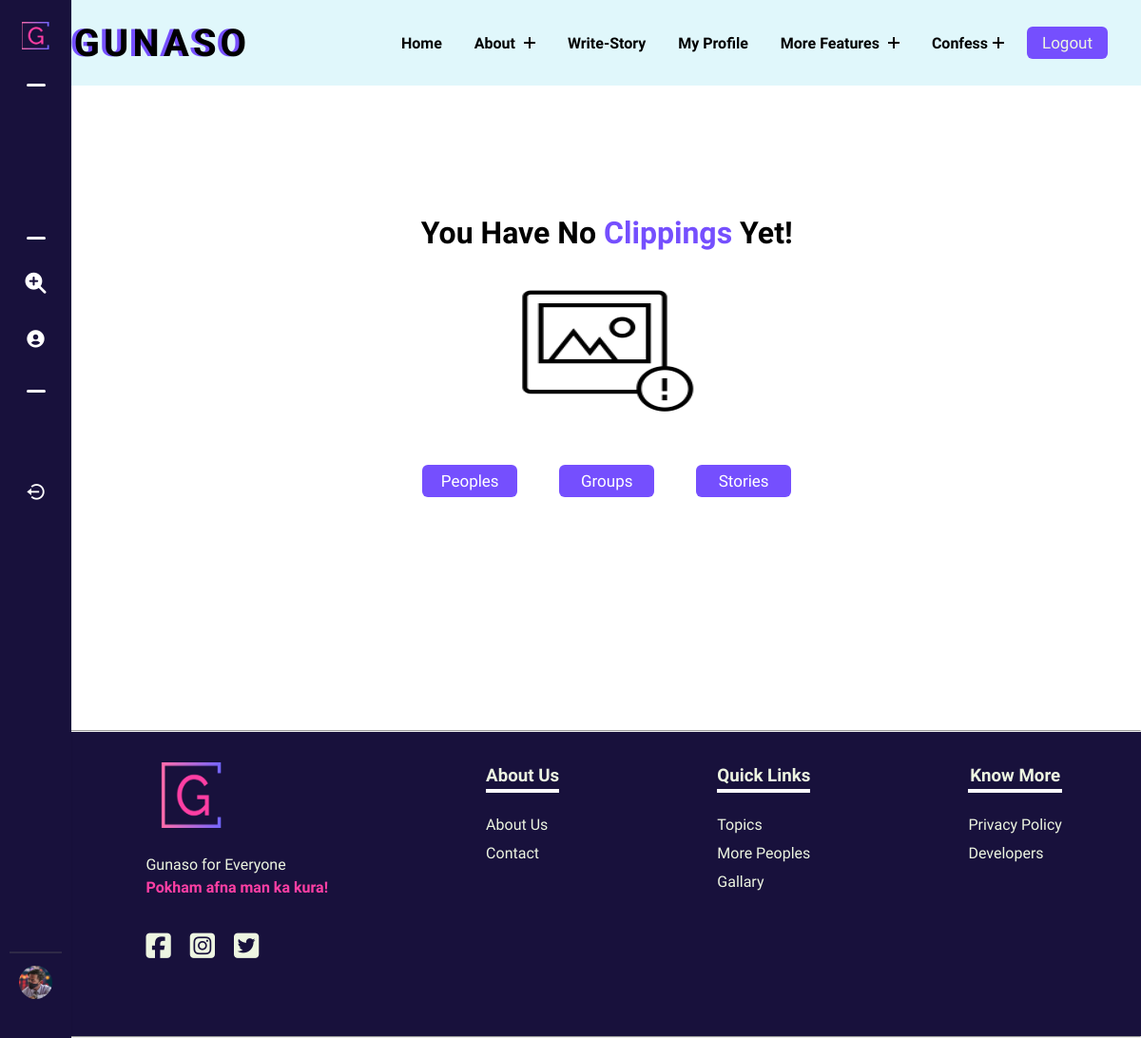
/myclippings/ (signed in), run on an earlier commit of the app's database.
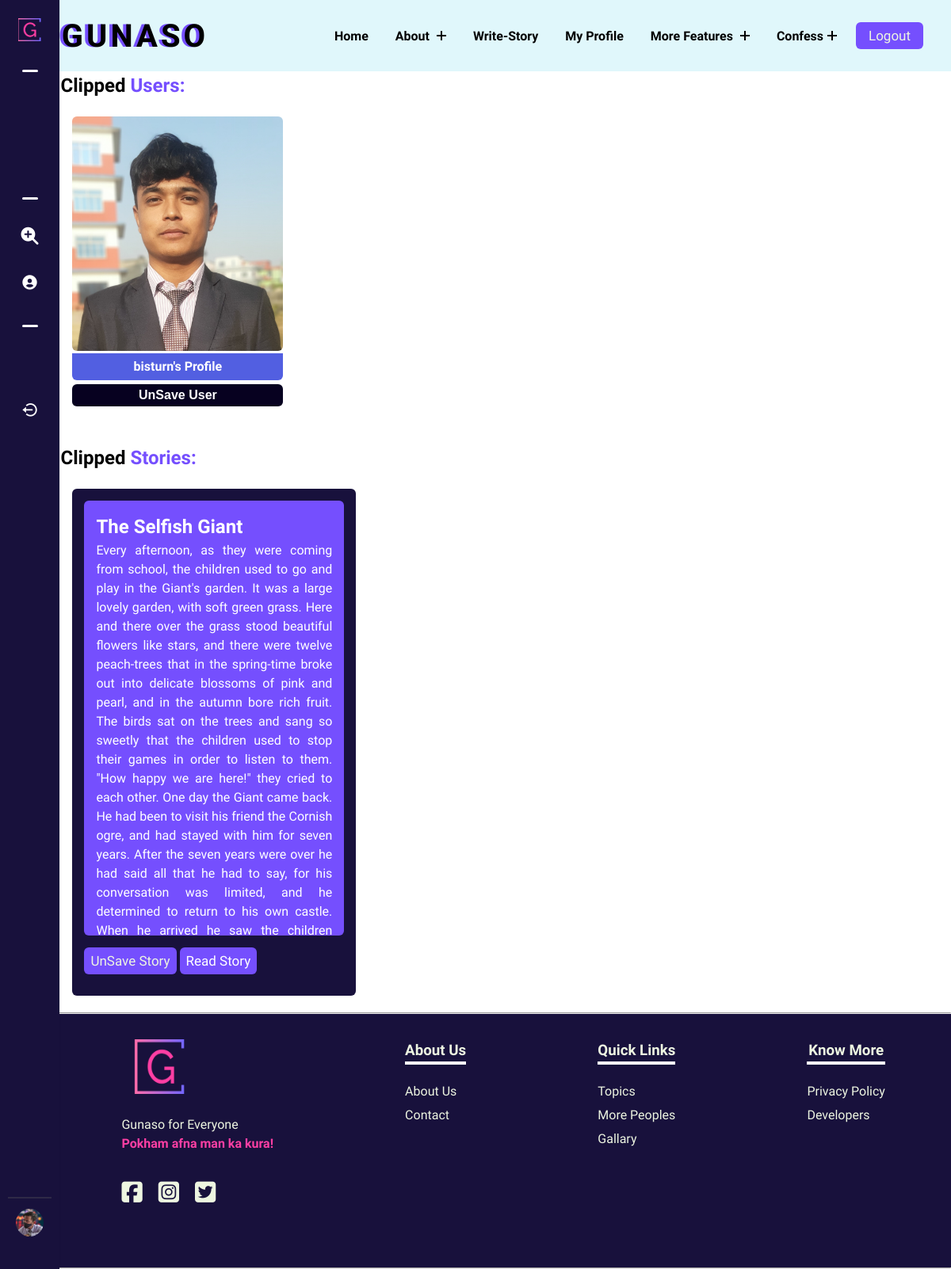
And on a later commit of the database.
### gunasoApp/models.py (models this page shows, shortened)
class Profile(models.Model):
    user = models.OneToOneField(User, on_delete=models.CASCADE, related_name="Profile")
    image = models.ImageField(upload_to="gunasoApp/images/loggeduserImages", blank=True, default="upload-image")

class Storyclipping(models.Model):
    sno = models.AutoField(primary_key=True)
    user = models.ForeignKey(User, on_delete=models.CASCADE, related_name = "clipping_user_forstory")
    visitedStory = models.ForeignKey(Story, on_delete=models.CASCADE, related_name = "clipping_story_visited")
    timestamp = models.DateTimeField(default=now)

class Story(models.Model):
    sno = models.AutoField(primary_key=True)
    user = models.ForeignKey(User, on_delete=models.CASCADE)
    slug = models.SlugField(max_length=255, unique=True, blank=True)
    storySubject = models.CharField(max_length = 255, blank=True)
    storyType = models.CharField(max_length = 50, blank=True)
    storyContent = models.TextField(blank=True)

### gunasoApp/views.py (the view)
# urls.py: path('myclippings/', views.showClippings, name='showClippings'),
@login_required(login_url='/login/')
def showClippings(request):
    clippedUsers = Clipping.objects.filter(user=request.user)
    clippedGroups = Groupclipping.objects.filter(user=request.user)
    clippedStory = Storyclipping.objects.filter(user =request.user)
    user_profiles = Profile.objects.filter(user__in=[user_clipping.visitedUser for user_clipping in clippedUsers])
    context = {
        'clippedUsers': clippedUsers,
        'clippedGroups': clippedGroups,
        'clippedStory': clippedStory,
        'user_profiles': user_profiles,
    }
    return render(request, 'clippings.html', context)

### templates/clippings.html (shortened to what this page needs)
{% extends 'base.html' %}
{% load static %}
    {% block base_style%}
    {{ block.super }}
    <link rel="stylesheet" href="{% static 'styles/clippings.css' %}">
    {% endblock base_style%}
    {% block content %}
    <div class="clippingsmain">
        {% if not clippedGroups and not clippedUsers and not clippedStory %}
        <center>
            <h1>You Have No <span class="generalspan"> Clippings </span>Yet!</h1>
            <img id="myImage" onerror="handleImageError()"
                src="https://images.squarespace-cdn.com/content/v1/5c52add271069943f80a4056/1631106708272-OP1U0YT86KXCGZJFW67R/81ab5ced3a9d44710524bd4c68bf5311.gif"
                alt="noClippings">
            <div class="buttoncollection">
                <button class="copybtn"><a href="/persons">Peoples</a></button>
                <button class="copybtn"><a href="/groups">Groups</a></button>
                <button class="copybtn"><a href="/read-story">Stories</a></button>
            </div>
        </center>
        {% endif %}
        {% if clippedUsers %}
        <h2>Clipped <span class="generalspan">Users:</span></h2>
        {% endif %}
        <div class="usergrid">
            {% for profile in user_profiles %}
            <div data-aos="fade-up">
                <div class="card" style="background-image: url('{{ profile.image.url }}');">
                </div>
                <div class="linksbtns">
                    <a class="usernameanchor" href="../user/{{profile.user}}">{{profile.user}}'s Profile</a>
                    {% if user.is_authenticated %}
                    <form action="../persons/{{user}}/unclip-system/{{ profile.user }}/" method="post">
                        <input class="clipuserbtn" type="submit" value="UnSave User" name="" id="">
                    </form>
                    {% endif %}
                </div>
            </div>
            {% endfor %}
        </div>
        <div class="groupgrid">
        </div>
        {% if clippedStory %}
        <h2>Clipped <span class="generalspan">Stories:</span></h2>
        {% endif %}
        <div class="topicsgrid">
            {% for story in clippedStory %}
            <div class="cardvertical">
                <div class="contents">
                    <h2>{{story.visitedStory.storySubject}}</h2>
                    <p>{{story.visitedStory.storyContent|truncatechars:1030}} </p>
                </div>
                <div class="linksbtns">
                    {% if user.is_authenticated %}
                    <form action="../read-story/{{user}}/unclip-story-system/{{story.visitedStory.slug}}/"
                        method="post">
                        <button class="copybtn" style="margin: 15px 0; width: max-content; padding:0 8px;" type="submit"
                            name="" id="">UnSave Story</button>
                        <button class="copybtn" style="margin: 15px 0; width: max-content; padding:0 8px;" name=""
                            id=""><a href="/read-story/{{story.visitedStory.slug}}">Read Story</a></button>
                    </form>
                    {% endif %}
                </div>
            </div>
            {% endfor %}
        </div>
    </div>
    {% endblock %}

### templates/base.html (shortened to what this page needs)
{% load static %}
{% load webpush_notifications %}
<!DOCTYPE html>
<html lang="en">
<head>
    {% block base_style%}
    <link rel="stylesheet" href="{% static 'styles/base.css' %}">
    <link href="https://unpkg.com/aos@2.3.1/dist/aos.css" rel="stylesheet">
    {% endblock base_style%}
    <link href="https://cdn.jsdelivr.net/npm/remixicon@4.0.0/fonts/remixicon.css" rel="stylesheet" />
    <link flex href="https://unpkg.com/boxicons@2.1.4/css/boxicons.min.css" rel="stylesheet" />
</head>
<body>
    <header class="header">
        <div class="container_nav">
            <div class="header-main">
                <div class="logo">
                    <a href="/">
                        <div class="contentlogo">
                            <h2 class="text" data-text="Gunaso">
                                Guanso
                            </h2>
                        </div>
                    </a>
                </div>
                <nav class="nav-menu">
                    <ul class="menu">
                        <li class="menu-item">
                            <a href="/">Home</a>
                        </li>
                        <li class="menu-item menu-item-has-children">
                            <a href="#" data-toggle="sub-menu">About <i class="plus"></i></a>
                        </li>
                        <li class="menu-item">
                            <a href="{% url 'writestory' %}">write-Story</a>
                        </li>
                        <li class="menu-item">
                            <a href="/user/{{request.user}}">My Profile</a>
                        </li>
                        <li class="menu-item menu-item-has-children">
                            <a href="#" data-toggle="sub-menu">More Features <i class="plus"></i></a>
                        </li>
                        <li class="menu-item menu-item-has-children">
                            <a href="#" data-toggle="sub-menu">Confess<i class="plus"></i></a>
                        </li>
                        {% if user.is_authenticated %}
                        <button id="logoutbtn" onclick="logoutfunc()">
                            Logout
                        </button>
                        {% endif %}
                    </ul>
                </nav>
            </div>
        </div>
    </header>
    <nav class="sidebar hoverable close">
        <div class="logo_items flex">
            <span class="nav_image">
                <img src="{% static 'images/logos/g-high-resolution-logo-transparent.png' %}" alt="logo_img" />
            </span>
        </div>
        <div class="menu_container">
            <div class="menu_items">
                <ul class="menu_item">
                    <div class="menu_title flex">
                        <span class="line"></span>
                    </div>
                    <li class="item">
                        <a href="/user/{{request.user}}" class="link flex">
                            <i style="color: #fff;">
                                <lord-icon src="https://cdn.lordicon.com/hrjifpbq.json" trigger="hover"
                                    style="width:35px;height:35px" colors="primary:#fff,secondary:#fff">
                                </lord-icon>
                            </i>
                        </a>
                    </li>
                    <li class="item">
                        <a href="{% url 'update_profile' %}" class="link flex">
                            <i>
                                <lord-icon src="https://cdn.lordicon.com/ifsxxxte.json" trigger="hover"
                                    style="width:30px;height:30px" colors="primary:#fff,secondary:#fff">
                                </lord-icon>
                            </i>
                        </a>
                    </li>
                </ul>
                <ul class="menu_item">
                    <div class="menu_title flex">
                        <span class="line"></span>
                    </div>
                    <li class="item">
                        <a href="{% url 'person' %}" class="link flex">
                            <i class="fa-solid fa-magnifying-glass-plus"></i>
                        </a>
                    </li>
                    <li class="item">
                        <a href="{% url 'topics' %}" class="link flex">
                            <i class='bx bxs-user-circle'></i>
                        </a>
                    </li>
                </ul>
                <ul class="menu_item">
                    <div class="menu_title flex">
                        <span class="line"></span>
                    </div>
                    <li class="item">
                        <a href="{% url 'readstory' %}" class="link flex">
                            <i>
                                <lord-icon src="https://cdn.lordicon.com/depeqmsz.json" trigger="hover"
                                    style="width:30px;height:30px" colors="primary:#fff,secondary:#fff">
                                </lord-icon>
                            </i>
                        </a>
                    </li>
                    <li class="item">
                        {% if user.is_authenticated %}
                        <a href="{% url 'logout' %}" class="link flex">
                            <i class='bx bx-log-out-circle'></i>
                        </a>
                        {% else %}
                        <a href="{% url 'login' %}" class="link flex">
                            <i class="fa-solid fa-arrow-right-from-bracket"></i>
                            <span>Login</span>
                        </a>
                        {% endif %}
                    </li>
                    <li class="item">
                        <a href="{% url 'developers' %}" class="link flex">
                            <i>
                                <lord-icon src="https://cdn.lordicon.com/eodeknny.json" trigger="hover"
                                    style="width:29px;height:29px; margin-left: 5px;"
                                    colors="primary:#fff,secondary:#fff">
                                </lord-icon>
                            </i>
                        </a>
                    </li>
                </ul>
            </div>
            <div class="sidebar_profile flex">
                {% if user.is_authenticated %}
                <span class="nav_image">
                    <img src="{{request.user.Profile.image.url}}" alt="logo_img"
                        style="border-radius: 50%; height: 35px; width:35px;" />
                </span>
                {% endif %}
            </div>
        </div>
    </nav>
    {% block content %} {% endblock %}
    <hr>
    <footer class="footer">
        <div class="fone">
            <img src="{% static 'images/logos/g-high-resolution-logo-transparent.png' %}" alt="lyamma lyamm logo"
                class="footer-logo">
            <p>Gunaso for Everyone<br> <span>Pokham afna man ka kura!</span></p>
            <div class="footer-links">
                <a href=""><i class="fa-brands fa-square-facebook"></i></a>
                <a href=""><i class="fa-brands fa-square-instagram"></i></a>
                <a href=""><i class="fa-brands fa-square-twitter"></i></a>
            </div>
        </div>
        <div class="ftwo">
            <ul>
                <h3 class="footer-h3">About Us</h3>
                <li><a href="{% url 'about' %}">About Us</a></li>
                <li><a href="{% url 'contact' %}">Contact</a></li>
            </ul>
        </div>
        <div class="fthree">
            <ul>
                <h3 class="footer-h3">Quick Links</h3>
                <li><a href="{% url 'topics'%}">Topics</a></li>
                <li><a href="{% url 'person'%}">More Peoples</a></li>
                <li><a href="{% url 'gallary' %}">Gallary</a></li>
            </ul>
        </div>
        <div class="ffour">
            <ul>
                <h3 class="footer-h3">Know More</h3>
                <li><a href="{% url 'privacypolicy' %}">Privacy Policy</a></li>
                <li><a href="{% url 'developers' %}">Developers</a></li>
            </ul>
        </div>
    </footer>
</body>
</html>

### static/styles/clippings.css (style rules this page uses)
:root { --dark: #754ffe; --darkgreen: #379683; --bcolor: #5CDB95; --cooltexr: #4a4b65; --backupgreen: #8EE4AF; --para: #EDF5E1; --mainheading: #FFF; --hotish: #FF3FA4; --skyblue: #525FE1; --footer: #18113c; }
.clippingsmain { margin-left: 4.779rem; }
.usergrid { display: grid; grid-template-columns: repeat(4, 1fr); gap: 10px; margin: 1rem 0; padding: 5px 15px; }
.groupgrid { display: grid; grid-template-columns: repeat(2, 1fr); gap: 20px; margin: 1rem 0; padding: 5px 15px; }
.topicsgrid { display: grid; grid-template-columns: repeat(3, 1fr); gap: 10px; margin: 1rem 0; padding: 5px 15px; }
.cardvertical { height: 80vh; background-color: var(--footer); color: var(--mainheading); border-radius: 6px; padding: 15px; text-align: justify; }
.contents { background-color: var(--dark); padding: 15px; border-radius: 6px; height: 90%; overflow: scroll; }
.card { height: 37vh; background-color: violet; border-radius: 6px; }
.card, .cardvertical { background-repeat: no-repeat; background-position: center; background-size: cover; }
.usernameanchor { display: flex; justify-content: center; font-weight: bold; margin-top: 3px; font-size: 16px; background-color: var(--skyblue); padding: 5px 10px; border-bottom-left-radius: 6px; border-bottom-right-radius: 6px; width: inherit; color: #ffffff; }
.linksbtns { display: flex; flex-direction: column; gap: 5px; }
a { text-decoration: none; color: var(--mainheading); }
.groupgrid form, .usergrid form { width: 100%; }
form .clipuserbtn { border: none; cursor: pointer; display: flex; justify-content: center; font-weight: bold; font-size: 16px; background-color: rgb(7, 1, 32); padding: 5px 10px; border-radius: 6px; width: inherit; color: #ffffff; }

What changed in the data, as far as the page shows it:
now on this page (row unchanged): Profile: image (picture), user "bisturn"
added Storyclipping: visitedStory.storySubject "The Selfish Giant", visitedStory.storyContent "Every afternoon, as they were coming from school, the children used to go and play in the Giant's garden. It was a large lovely garden, with soft green grass. Here and there over the grass stood beautiful flowers like stars, and there were twelve peach-trees that in the spring-time broke out into delicate blossoms of pink and pearl, and in the autumn bore rich fruit. The birds sat on the trees and sang so sweetly that the children used to stop their games in order to listen to them. \"How happy we are here!\" they cried to each other. One day the Giant came back. He had been to visit his friend the Cornish ogre, and had stayed with him for seven years. After the seven years were over he had…"
Also different on the page:
text no longer shown: "You Have No Clippings Yet! Peoples Groups Stories"
text now shown: "Clipped Users: Clipped Stories:"
